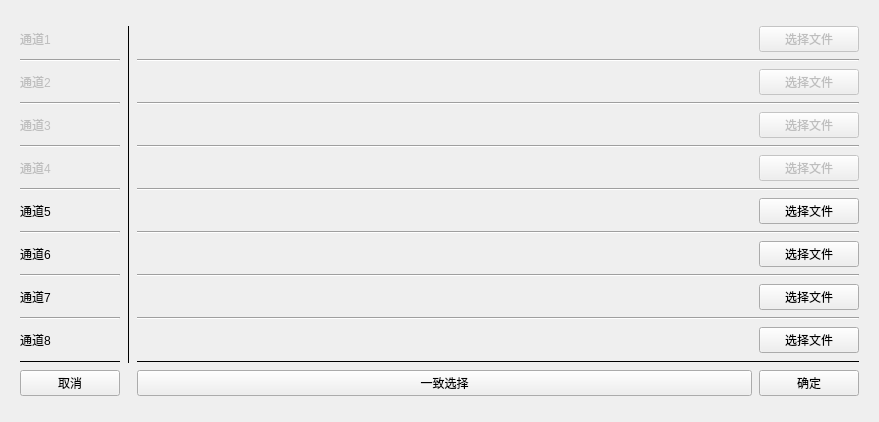
<?xml version="1.0" encoding="UTF-8"?>
<ui version="4.0">
 <class>Dialog</class>
 <widget class="QDialog" name="Dialog">
  <property name="geometry">
   <rect>
    <x>0</x>
    <y>0</y>
    <width>879</width>
    <height>422</height>
   </rect>
  </property>
  <property name="windowTitle">
   <string>Dialog</string>
  </property>
  <layout class="QVBoxLayout" name="verticalLayout">
   <item>
    <layout class="QGridLayout" name="gridLayout">
     <item row="0" column="0" colspan="2">
      <widget class="QFrame" name="gridFrame_2">
       <property name="minimumSize">
        <size>
         <width>0</width>
         <height>150</height>
        </size>
       </property>
       <layout class="QGridLayout" name="gridLayout_2">
        <item row="0" column="0">
         <layout class="QGridLayout" name="gridLayout_5" columnstretch="0,0,0,0,0">
          <property name="spacing">
           <number>7</number>
          </property>
          <item row="1" column="3" colspan="2">
           <widget class="Line" name="line_9">
            <property name="orientation">
             <enum>Qt::Horizontal</enum>
            </property>
           </widget>
          </item>
          <item row="14" column="3">
           <widget class="QLabel" name="file_name_label_7">
            <property name="minimumSize">
             <size>
              <width>500</width>
              <height>0</height>
             </size>
            </property>
            <property name="maximumSize">
             <size>
              <width>16777215</width>
              <height>16777215</height>
             </size>
            </property>
            <property name="text">
             <string/>
            </property>
            <property name="textFormat">
             <enum>Qt::AutoText</enum>
            </property>
            <property name="alignment">
             <set>Qt::AlignLeading|Qt::AlignLeft|Qt::AlignVCenter</set>
            </property>
           </widget>
          </item>
          <item row="6" column="3">
           <widget class="QLabel" name="file_name_label_3">
            <property name="enabled">
             <bool>false</bool>
            </property>
            <property name="minimumSize">
             <size>
              <width>500</width>
              <height>0</height>
             </size>
            </property>
            <property name="maximumSize">
             <size>
              <width>16777215</width>
              <height>16777215</height>
             </size>
            </property>
            <property name="text">
             <string/>
            </property>
            <property name="textFormat">
             <enum>Qt::AutoText</enum>
            </property>
            <property name="alignment">
             <set>Qt::AlignLeading|Qt::AlignLeft|Qt::AlignVCenter</set>
            </property>
           </widget>
          </item>
          <item row="6" column="4">
           <widget class="QPushButton" name="select_file_3">
            <property name="enabled">
             <bool>false</bool>
            </property>
            <property name="minimumSize">
             <size>
              <width>100</width>
              <height>0</height>
             </size>
            </property>
            <property name="maximumSize">
             <size>
              <width>100</width>
              <height>16777215</height>
             </size>
            </property>
            <property name="text">
             <string>选择文件</string>
            </property>
           </widget>
          </item>
          <item row="4" column="4">
           <widget class="QPushButton" name="select_file_2">
            <property name="enabled">
             <bool>false</bool>
            </property>
            <property name="minimumSize">
             <size>
              <width>100</width>
              <height>0</height>
             </size>
            </property>
            <property name="maximumSize">
             <size>
              <width>100</width>
              <height>16777215</height>
             </size>
            </property>
            <property name="text">
             <string>选择文件</string>
            </property>
           </widget>
          </item>
          <item row="8" column="0">
           <widget class="QLabel" name="label_33">
            <property name="maximumSize">
             <size>
              <width>100</width>
              <height>16777215</height>
             </size>
            </property>
            <property name="text">
             <string>通道5</string>
            </property>
           </widget>
          </item>
          <item row="4" column="3">
           <widget class="QLabel" name="file_name_label_2">
            <property name="enabled">
             <bool>false</bool>
            </property>
            <property name="minimumSize">
             <size>
              <width>500</width>
              <height>0</height>
             </size>
            </property>
            <property name="maximumSize">
             <size>
              <width>16777215</width>
              <height>16777215</height>
             </size>
            </property>
            <property name="text">
             <string/>
            </property>
            <property name="textFormat">
             <enum>Qt::AutoText</enum>
            </property>
            <property name="alignment">
             <set>Qt::AlignLeading|Qt::AlignLeft|Qt::AlignVCenter</set>
            </property>
           </widget>
          </item>
          <item row="0" column="4">
           <widget class="QPushButton" name="select_file_0">
            <property name="enabled">
             <bool>false</bool>
            </property>
            <property name="minimumSize">
             <size>
              <width>100</width>
              <height>0</height>
             </size>
            </property>
            <property name="maximumSize">
             <size>
              <width>100</width>
              <height>16777215</height>
             </size>
            </property>
            <property name="text">
             <string>选择文件</string>
            </property>
           </widget>
          </item>
          <item row="9" column="3" colspan="2">
           <widget class="Line" name="line_33">
            <property name="orientation">
             <enum>Qt::Horizontal</enum>
            </property>
           </widget>
          </item>
          <item row="0" column="3">
           <widget class="QLabel" name="file_name_label_0">
            <property name="enabled">
             <bool>false</bool>
            </property>
            <property name="minimumSize">
             <size>
              <width>500</width>
              <height>0</height>
             </size>
            </property>
            <property name="maximumSize">
             <size>
              <width>16777215</width>
              <height>16777215</height>
             </size>
            </property>
            <property name="text">
             <string/>
            </property>
            <property name="textFormat">
             <enum>Qt::AutoText</enum>
            </property>
            <property name="alignment">
             <set>Qt::AlignLeading|Qt::AlignLeft|Qt::AlignVCenter</set>
            </property>
           </widget>
          </item>
          <item row="0" column="0">
           <widget class="QLabel" name="label">
            <property name="enabled">
             <bool>false</bool>
            </property>
            <property name="maximumSize">
             <size>
              <width>100</width>
              <height>16777215</height>
             </size>
            </property>
            <property name="text">
             <string>通道1</string>
            </property>
           </widget>
          </item>
          <item row="11" column="3" colspan="2">
           <widget class="Line" name="line_34">
            <property name="orientation">
             <enum>Qt::Horizontal</enum>
            </property>
           </widget>
          </item>
          <item row="5" column="0">
           <widget class="Line" name="line_4">
            <property name="orientation">
             <enum>Qt::Horizontal</enum>
            </property>
           </widget>
          </item>
          <item row="13" column="3" colspan="2">
           <widget class="Line" name="line_35">
            <property name="orientation">
             <enum>Qt::Horizontal</enum>
            </property>
           </widget>
          </item>
          <item row="7" column="0">
           <widget class="Line" name="line_5">
            <property name="orientation">
             <enum>Qt::Horizontal</enum>
            </property>
           </widget>
          </item>
          <item row="16" column="0">
           <widget class="QPushButton" name="btn_cancel">
            <property name="minimumSize">
             <size>
              <width>100</width>
              <height>0</height>
             </size>
            </property>
            <property name="maximumSize">
             <size>
              <width>100</width>
              <height>16777215</height>
             </size>
            </property>
            <property name="text">
             <string>取消</string>
            </property>
           </widget>
          </item>
          <item row="8" column="3">
           <widget class="QLabel" name="file_name_label_4">
            <property name="minimumSize">
             <size>
              <width>500</width>
              <height>0</height>
             </size>
            </property>
            <property name="maximumSize">
             <size>
              <width>16777215</width>
              <height>16777215</height>
             </size>
            </property>
            <property name="text">
             <string/>
            </property>
            <property name="textFormat">
             <enum>Qt::AutoText</enum>
            </property>
            <property name="alignment">
             <set>Qt::AlignLeading|Qt::AlignLeft|Qt::AlignVCenter</set>
            </property>
           </widget>
          </item>
          <item row="2" column="4">
           <widget class="QPushButton" name="select_file_1">
            <property name="enabled">
             <bool>false</bool>
            </property>
            <property name="minimumSize">
             <size>
              <width>100</width>
              <height>0</height>
             </size>
            </property>
            <property name="maximumSize">
             <size>
              <width>100</width>
              <height>16777215</height>
             </size>
            </property>
            <property name="text">
             <string>选择文件</string>
            </property>
           </widget>
          </item>
          <item row="7" column="3" colspan="2">
           <widget class="Line" name="line_32">
            <property name="orientation">
             <enum>Qt::Horizontal</enum>
            </property>
           </widget>
          </item>
          <item row="6" column="0">
           <widget class="QLabel" name="label_4">
            <property name="enabled">
             <bool>false</bool>
            </property>
            <property name="maximumSize">
             <size>
              <width>100</width>
              <height>16777215</height>
             </size>
            </property>
            <property name="text">
             <string>通道4</string>
            </property>
           </widget>
          </item>
          <item row="16" column="3">
           <widget class="QPushButton" name="set_all">
            <property name="text">
             <string>一致选择</string>
            </property>
           </widget>
          </item>
          <item row="10" column="0">
           <widget class="QLabel" name="label_37">
            <property name="maximumSize">
             <size>
              <width>100</width>
              <height>16777215</height>
             </size>
            </property>
            <property name="text">
             <string>通道6</string>
            </property>
           </widget>
          </item>
          <item row="4" column="0">
           <widget class="QLabel" name="label_3">
            <property name="enabled">
             <bool>false</bool>
            </property>
            <property name="maximumSize">
             <size>
              <width>100</width>
              <height>16777215</height>
             </size>
            </property>
            <property name="text">
             <string>通道3</string>
            </property>
           </widget>
          </item>
          <item row="15" column="0">
           <widget class="Line" name="line_11">
            <property name="frameShadow">
             <enum>QFrame::Plain</enum>
            </property>
            <property name="orientation">
             <enum>Qt::Horizontal</enum>
            </property>
           </widget>
          </item>
          <item row="3" column="3" colspan="2">
           <widget class="Line" name="line_10">
            <property name="orientation">
             <enum>Qt::Horizontal</enum>
            </property>
           </widget>
          </item>
          <item row="10" column="3">
           <widget class="QLabel" name="file_name_label_5">
            <property name="minimumSize">
             <size>
              <width>500</width>
              <height>0</height>
             </size>
            </property>
            <property name="maximumSize">
             <size>
              <width>16777215</width>
              <height>16777215</height>
             </size>
            </property>
            <property name="text">
             <string/>
            </property>
            <property name="textFormat">
             <enum>Qt::AutoText</enum>
            </property>
            <property name="alignment">
             <set>Qt::AlignLeading|Qt::AlignLeft|Qt::AlignVCenter</set>
            </property>
           </widget>
          </item>
          <item row="0" column="1" rowspan="16">
           <widget class="Line" name="line">
            <property name="frameShadow">
             <enum>QFrame::Plain</enum>
            </property>
            <property name="orientation">
             <enum>Qt::Vertical</enum>
            </property>
           </widget>
          </item>
          <item row="14" column="0">
           <widget class="QLabel" name="label_45">
            <property name="maximumSize">
             <size>
              <width>100</width>
              <height>16777215</height>
             </size>
            </property>
            <property name="text">
             <string>通道8</string>
            </property>
           </widget>
          </item>
          <item row="14" column="4">
           <widget class="QPushButton" name="select_file_7">
            <property name="minimumSize">
             <size>
              <width>100</width>
              <height>0</height>
             </size>
            </property>
            <property name="maximumSize">
             <size>
              <width>100</width>
              <height>16777215</height>
             </size>
            </property>
            <property name="text">
             <string>选择文件</string>
            </property>
           </widget>
          </item>
          <item row="12" column="0">
           <widget class="QLabel" name="label_41">
            <property name="maximumSize">
             <size>
              <width>100</width>
              <height>16777215</height>
             </size>
            </property>
            <property name="text">
             <string>通道7</string>
            </property>
           </widget>
          </item>
          <item row="11" column="0">
           <widget class="Line" name="line_7">
            <property name="orientation">
             <enum>Qt::Horizontal</enum>
            </property>
           </widget>
          </item>
          <item row="13" column="0">
           <widget class="Line" name="line_8">
            <property name="orientation">
             <enum>Qt::Horizontal</enum>
            </property>
           </widget>
          </item>
          <item row="2" column="0">
           <widget class="QLabel" name="label_2">
            <property name="enabled">
             <bool>false</bool>
            </property>
            <property name="maximumSize">
             <size>
              <width>100</width>
              <height>16777215</height>
             </size>
            </property>
            <property name="text">
             <string>通道2</string>
            </property>
           </widget>
          </item>
          <item row="3" column="0">
           <widget class="Line" name="line_3">
            <property name="orientation">
             <enum>Qt::Horizontal</enum>
            </property>
           </widget>
          </item>
          <item row="10" column="4">
           <widget class="QPushButton" name="select_file_5">
            <property name="minimumSize">
             <size>
              <width>100</width>
              <height>0</height>
             </size>
            </property>
            <property name="maximumSize">
             <size>
              <width>100</width>
              <height>16777215</height>
             </size>
            </property>
            <property name="text">
             <string>选择文件</string>
            </property>
           </widget>
          </item>
          <item row="5" column="3" colspan="2">
           <widget class="Line" name="line_31">
            <property name="orientation">
             <enum>Qt::Horizontal</enum>
            </property>
           </widget>
          </item>
          <item row="8" column="4">
           <widget class="QPushButton" name="select_file_4">
            <property name="minimumSize">
             <size>
              <width>100</width>
              <height>0</height>
             </size>
            </property>
            <property name="maximumSize">
             <size>
              <width>100</width>
              <height>16777215</height>
             </size>
            </property>
            <property name="text">
             <string>选择文件</string>
            </property>
           </widget>
          </item>
          <item row="12" column="3">
           <widget class="QLabel" name="file_name_label_6">
            <property name="minimumSize">
             <size>
              <width>500</width>
              <height>0</height>
             </size>
            </property>
            <property name="maximumSize">
             <size>
              <width>16777215</width>
              <height>16777215</height>
             </size>
            </property>
            <property name="text">
             <string/>
            </property>
            <property name="textFormat">
             <enum>Qt::AutoText</enum>
            </property>
            <property name="alignment">
             <set>Qt::AlignLeading|Qt::AlignLeft|Qt::AlignVCenter</set>
            </property>
           </widget>
          </item>
          <item row="15" column="3" colspan="2">
           <widget class="Line" name="line_12">
            <property name="frameShadow">
             <enum>QFrame::Plain</enum>
            </property>
            <property name="orientation">
             <enum>Qt::Horizontal</enum>
            </property>
           </widget>
          </item>
          <item row="1" column="0">
           <widget class="Line" name="line_2">
            <property name="orientation">
             <enum>Qt::Horizontal</enum>
            </property>
           </widget>
          </item>
          <item row="9" column="0">
           <widget class="Line" name="line_6">
            <property name="orientation">
             <enum>Qt::Horizontal</enum>
            </property>
           </widget>
          </item>
          <item row="16" column="4">
           <widget class="QPushButton" name="btn_config">
            <property name="minimumSize">
             <size>
              <width>100</width>
              <height>0</height>
             </size>
            </property>
            <property name="maximumSize">
             <size>
              <width>100</width>
              <height>16777215</height>
             </size>
            </property>
            <property name="text">
             <string>确定</string>
            </property>
           </widget>
          </item>
          <item row="2" column="3">
           <widget class="QLabel" name="file_name_label_1">
            <property name="enabled">
             <bool>false</bool>
            </property>
            <property name="minimumSize">
             <size>
              <width>500</width>
              <height>0</height>
             </size>
            </property>
            <property name="maximumSize">
             <size>
              <width>16777215</width>
              <height>16777215</height>
             </size>
            </property>
            <property name="text">
             <string/>
            </property>
            <property name="textFormat">
             <enum>Qt::AutoText</enum>
            </property>
            <property name="alignment">
             <set>Qt::AlignLeading|Qt::AlignLeft|Qt::AlignVCenter</set>
            </property>
           </widget>
          </item>
          <item row="12" column="4">
           <widget class="QPushButton" name="select_file_6">
            <property name="minimumSize">
             <size>
              <width>100</width>
              <height>0</height>
             </size>
            </property>
            <property name="maximumSize">
             <size>
              <width>100</width>
              <height>16777215</height>
             </size>
            </property>
            <property name="text">
             <string>选择文件</string>
            </property>
           </widget>
          </item>
         </layout>
        </item>
       </layout>
      </widget>
     </item>
    </layout>
   </item>
  </layout>
 </widget>
 <resources/>
 <connections/>
</ui>
